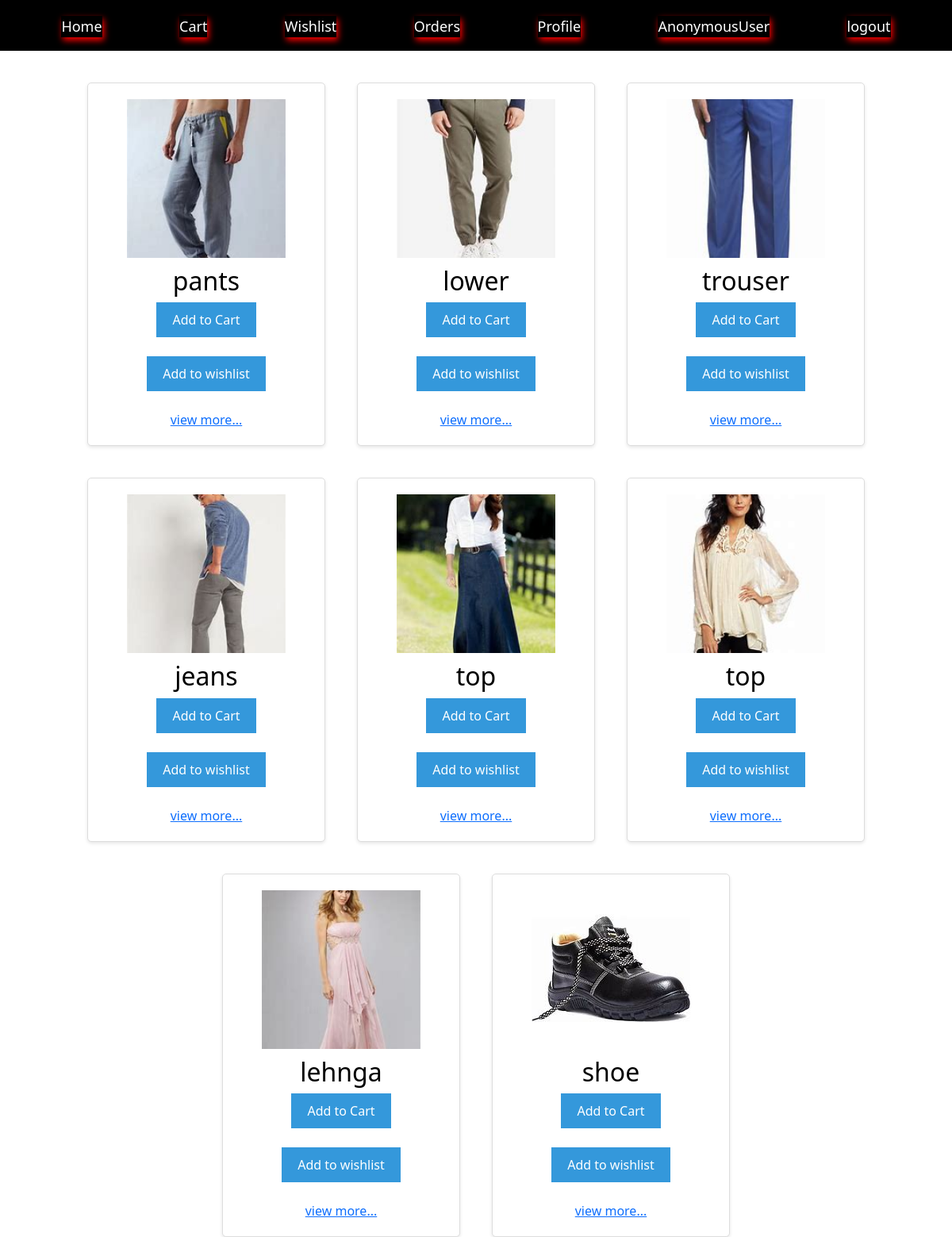
/dashboard, run on the app's committed database.
### ecom/models.py (models this page shows, shortened)
class Items(models.Model):
    title=models.CharField(max_length=100)
    sell_price=models.IntegerField()
    description=models.TextField()
    image=models.ImageField(upload_to='images/')
    category=models.CharField(choices=cate,max_length=100,default='')

### ecom/views.py (the view)
# urls.py: path('dashboard',views.dashboard,name='dashboard'),
def dashboard(request):
    user=request.user.username
    products=Items.objects.all()
    context={'user':user,'items':products}
    return render(request, 'dashboard.html',context)

### templates/dashboard.html (shortened to what this page needs)
{% extends "base.html" %}
{%load static%}
{% block content%}
    <div class="container">
        {% for item in items %}
            <div class="product">
                <img src="{{ item.image.url }}" alt="Product 1">
                <h2>{{ item.title }}</h2>
                <form >
                    <button class="addCart" type="submit">Add to Cart</button>
                </form><br>
                <form>
                    <button class="button" type="submit">Add to wishlist</button>
                </form><br>
                <a href="{% url 'details' item.id %}">view more...</a>
            </div>
        {% endfor %}
    </div>
{%endblock%}

### templates/base.html (shortened to what this page needs)
{% load static %}
<!DOCTYPE html>
<html>
<head>
    <link rel="stylesheet" type="text/css" href="{% static 'css/styles.css' %}">
    <link href="https://cdn.jsdelivr.net/npm/bootstrap@5.1.3/dist/css/bootstrap.min.css" rel="stylesheet">
</head>
<body>
    {% block navbar %}
    <header>
        <nav>
            <ul>
                <li class="box-shadow"><a href="/dashboard">Home</a></li>
                <li class="box-shadow"><a href="/showCart">Cart</a></li>
                <li class="box-shadow"><a href="/wishlist">Wishlist</a></li>
                <li class="box-shadow"><a href="/order">Orders</a></li>
                <li class="box-shadow"><a href="/profile">Profile</a></li>
                {%if request.user is not none%}
                <li class="box-shadow"><a href="/profile">{{request.user}}</a></li>
                <li class="box-shadow"><a href="/logout">logout</a></li>
               {% else %}
               <li class="box-shadow"><a href="/profile">login||sign up</a></li>
               {%endif%}
            </ul>
        </nav>
    </header>
    {% endblock %}
    <main style="height:100%">
        {% block content %}{% endblock %}
    </main>
</body>
</html>

### static/css/styles.css (style rules this page uses)
header { background-color: #3498db; padding: 10px 0; }
nav ul { list-style: none; margin: 0; padding: 0; text-align: center; }
nav ul li { display: inline; margin: 0 20px; }
nav a { color: white; text-decoration: none; }
body { font-family: Arial, sans-serif; margin: 0; padding: 0; }
.product { display: inline-block; text-align: center; margin: 20px; border: 1px solid #ccc; padding: 10px; width: 200px; }
.product img { max-width: 100%; }
header { background-color: #333; color: #fff; padding: 10px 0; text-align: center; }
* { color: black; }
button { background-color: #3498db; color: #fff; border: none; padding: 10px 20px; margin-top: 10px; cursor: pointer; }
header { background-color: black; }
.container { display: flex; justify-content: center; width: 80%; margin-left: 10%;; height: 100vh; }
body { font-family: Arial, sans-serif; background-color: #f4f4f4; margin: 0; font: bold; padding: 0; }
.container { max-width: 1400px; margin: 0 auto; padding: 20px; display: flex; flex-wrap: wrap; justify-content: center; }
.product { width: 300px; padding: 20px; margin: 20px; background-color: white; border: 1px solid #ddd; border-radius: 5px; box-shadow: 0 2px 4px rgba(0, 0, 0, 0.1); text-align: center; }
.product img { width: 200px; height: 200px; object-fit: cover; margin-bottom: 10px; }
* { margin: 0; padding: 0; }
header { background-color: black; color:white; height: 8vh; }
nav ul { padding-top: 10px; display: flex; justify-content: space-evenly; background-color: black; }
nav ul li { font-size: large; list-style: none; }
a { text-decoration: none; color:white; }
.box-shadow { box-shadow: 2px 4px 8px red; }

### data on the page
Items: image (picture), title "pants"
Items: image (picture), title "lower"
Items: image (picture), title "trouser"
Items: image (picture), title "jeans"
Items: image (picture), title "top"
Items: image (picture), title "top"
Items: image (picture), title "lehnga"
Items: image (picture), title "shoe"

### other printed values
{{ request.user }} "AnonymousUser"
